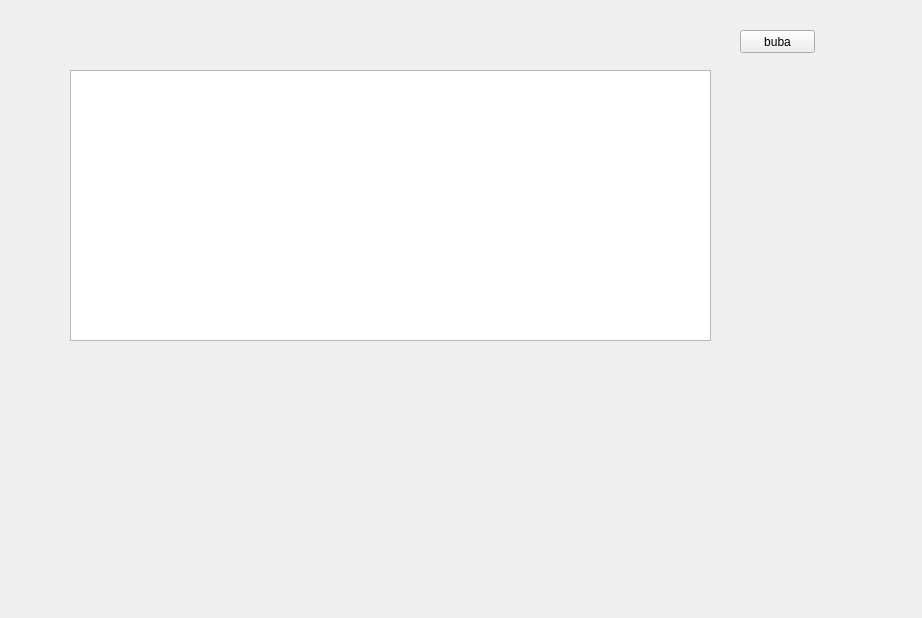
<?xml version="1.0" encoding="UTF-8"?>
<ui version="4.0">
 <class>MainWindow</class>
 <widget class="QMainWindow" name="MainWindow">
  <property name="geometry">
   <rect>
    <x>0</x>
    <y>0</y>
    <width>922</width>
    <height>618</height>
   </rect>
  </property>
  <property name="windowTitle">
   <string>tableScreen</string>
  </property>
  <widget class="QWidget" name="centralwidget">
   <widget class="QTableWidget" name="table">
    <property name="geometry">
     <rect>
      <x>70</x>
      <y>70</y>
      <width>641</width>
      <height>271</height>
     </rect>
    </property>
   </widget>
   <widget class="QPushButton" name="pushButton">
    <property name="geometry">
     <rect>
      <x>740</x>
      <y>30</y>
      <width>75</width>
      <height>23</height>
     </rect>
    </property>
    <property name="text">
     <string>buba</string>
    </property>
   </widget>
  </widget>
 </widget>
 <resources/>
 <connections/>
</ui>
